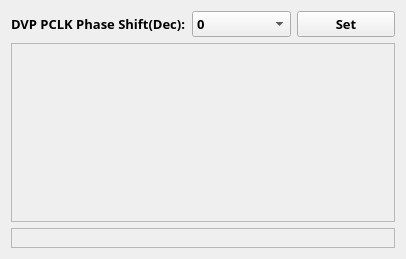
<?xml version="1.0" encoding="UTF-8"?>
<ui version="4.0">
 <class>QHImageDebug</class>
 <widget class="QDockWidget" name="QHImageDebug">
  <property name="geometry">
   <rect>
    <x>0</x>
    <y>0</y>
    <width>406</width>
    <height>259</height>
   </rect>
  </property>
  <property name="font">
   <font>
    <family>Microsoft Tai Le</family>
    <pointsize>10</pointsize>
    <weight>75</weight>
    <bold>true</bold>
   </font>
  </property>
  <property name="floating">
   <bool>true</bool>
  </property>
  <property name="windowTitle">
   <string>QHImageDebug</string>
  </property>
  <widget class="QWidget" name="widget">
   <layout class="QVBoxLayout" name="verticalLayout">
    <item>
     <layout class="QHBoxLayout" name="horizontalLayout">
      <item>
       <widget class="QLabel" name="label">
        <property name="text">
         <string>DVP PCLK Phase Shift(Dec):</string>
        </property>
       </widget>
      </item>
      <item>
       <widget class="QComboBox" name="dvpPhaseShiftcomboBox">
        <item>
         <property name="text">
          <string notr="true">0</string>
         </property>
        </item>
        <item>
         <property name="text">
          <string notr="true">90</string>
         </property>
        </item>
        <item>
         <property name="text">
          <string notr="true">180</string>
         </property>
        </item>
        <item>
         <property name="text">
          <string notr="true">270</string>
         </property>
        </item>
       </widget>
      </item>
      <item>
       <widget class="QPushButton" name="phaseShiftpushButton">
        <property name="text">
         <string>Set</string>
        </property>
       </widget>
      </item>
     </layout>
    </item>
    <item>
     <widget class="QLabel" name="fpgaDecodeInfolabel">
      <property name="sizePolicy">
       <sizepolicy hsizetype="Preferred" vsizetype="Expanding">
        <horstretch>0</horstretch>
        <verstretch>0</verstretch>
       </sizepolicy>
      </property>
      <property name="frameShape">
       <enum>QFrame::StyledPanel</enum>
      </property>
      <property name="text">
       <string/>
      </property>
     </widget>
    </item>
    <item>
     <widget class="QLabel" name="infolabel">
      <property name="sizePolicy">
       <sizepolicy hsizetype="Preferred" vsizetype="Fixed">
        <horstretch>0</horstretch>
        <verstretch>0</verstretch>
       </sizepolicy>
      </property>
      <property name="frameShape">
       <enum>QFrame::StyledPanel</enum>
      </property>
      <property name="text">
       <string/>
      </property>
     </widget>
    </item>
   </layout>
  </widget>
 </widget>
 <layoutdefault spacing="6" margin="11"/>
 <resources/>
 <connections/>
</ui>
